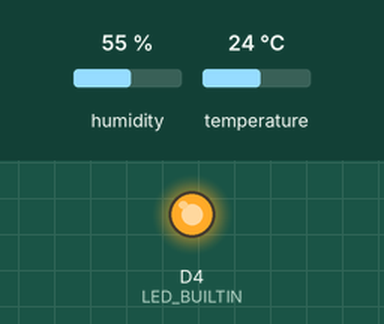
A sketch run on a simulated ESP8266 (NodeMCU). Shown: output pins drawn as LEDs (lit = HIGH, except the on-board LED, lit = LOW). The test bench sets the inputs (shaded band); at power-on: humidity 55 %, temperature 24 °C. WiFi joins after 1.5 s; servers stay silent unless stated; what the sketch prints to the serial monitor is not drawn.

Above: at 1.71 s.
At 6.8 s:
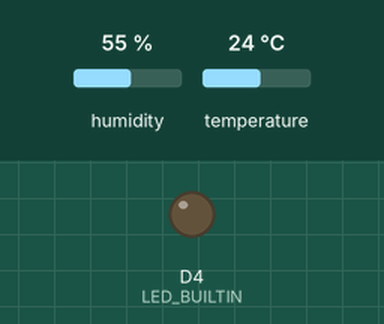
Timing chart, 0 to 14.9 s (numbered marks = the images above):
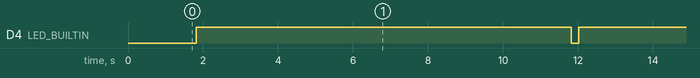

Measured:
- by itself, D4 (LED_BUILTIN): alternates HIGH for 10.0 s and LOW for 0.21 s

The sketch:

nodemcu_rfid.ino
```cpp
/* This arduino code is sending data to mysql server every 30 seconds.

Created By Embedotronics Technologies*/

#include "DHT.h"
#include <ESP8266WiFi.h>
#include <WiFiClient.h>
#include <ESP8266WebServer.h>
#include <ESP8266mDNS.h>
#include <SPI.h>
#include <MFRC522.h>
#include <WiFiClientSecure.h>
#define DHTPIN D5

#define DHTTYPE DHT22

DHT dht(DHTPIN,DHTTYPE);


float humidityData;
float temperatureData;
float fahrenheitData;

const char* ssid = "AUNON_2.4G";//
const char* password = "ooy25110";
//WiFiClient client;
char server[] = "cksmartcare.com";   //eg: 192.168.16.61
const char* fringerprint = "24 CB 69 49 A0 7B 6C F4 22 04 D0 97 00 D6 E0 77 2E fA F2 B7";
WiFiClientSecure client;

void setup()
{
 Serial.begin(115200);
  delay(10);
  dht.begin();
  // Connect to WiFi network
  Serial.println();
  Serial.println();
  Serial.print("Connecting to ");
  Serial.println(ssid);

  WiFi.begin(ssid, password);

  while (WiFi.status() != WL_CONNECTED) {
    delay(500);
    Serial.print(".");
  }
  Serial.println("");
  Serial.println("WiFi connected");

  // Start the server
//  server.begin();
  Serial.println("Server started");
  Serial.print(WiFi.localIP());
  delay(100);
  Serial.println("connecting...");
  pinMode(LED_BUILTIN, OUTPUT);
 }
void loop()
{
  digitalWrite(LED_BUILTIN, LOW);
  humidityData = dht.readHumidity();
  temperatureData = dht.readTemperature(),1;
  fahrenheitData = dht.readTemperature(true),1;
  client.setFingerprint(fringerprint);
  Sending_To_phpmyadmindatabase();
  digitalWrite(LED_BUILTIN, HIGH);
  delay(10000); // interval
 }

 void Sending_To_phpmyadmindatabase()   //CONNECTING WITH MYSQL
 {
   if (client.connect(server, 443)) {

    Serial.println("connected");
    // Make a HTTP request:
    client.print("GET /send-data-sensor?temperature=");     //YOUR URL
    Serial.print("temperatureData: ");
    Serial.print(temperatureData);
    Serial.println("C");
    client.print(temperatureData);
    client.print("&humidity=");
    Serial.print("humidity: ");
    client.print(humidityData);
    Serial.print(humidityData);
    Serial.println("%");
    client.print("&fahrenheit=");
    Serial.print("fahrenheit: ");
    client.print(fahrenheitData);
    Serial.print(fahrenheitData);
    Serial.println("F");
    client.print(" ");      //SPACE BEFORE HTTP/1.1
    client.print("HTTP/1.1");
    client.println();
    client.println("Host: cksmartcare.com");
    client.println("Connection: close");
    client.println();
  } else {
    // if you didn't get a connection to the server:
    Serial.println("connection failed");
  }
 }
```
